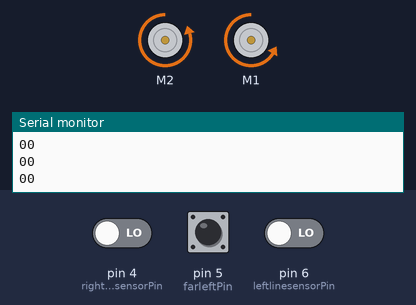
Bench run of a sketch on a simulated Arduino Uno, built with avr-gcc and run on an emulated ATmega328P. Parts: 2 × DC motor (green arrow = forward, orange = backward, longer = faster), the last lines printed to the serial monitor. The test bench sets the inputs (shaded band); at power-on: pin 4 (rightlinesensorPin) LOW, pin 6 (leftlinesensorPin) LOW, pin 5 (farleftPin) LOW.

Above: at 1.2 s.
1.3 s: pin 4 (rightlinesensorPin) driven HIGH
At 1.9 s:
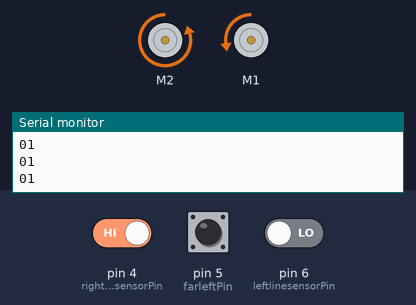
2.8 s: pin 6 (leftlinesensorPin) driven HIGH
At 3.3 s:
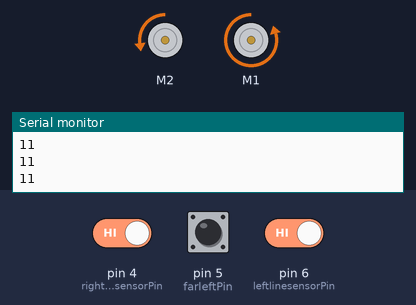
4.3 s: pin 5 (farleftPin) pulled HIGH for 3.2 s
9.0 s: pin 6 (leftlinesensorPin) driven LOW
At 9.6 s:
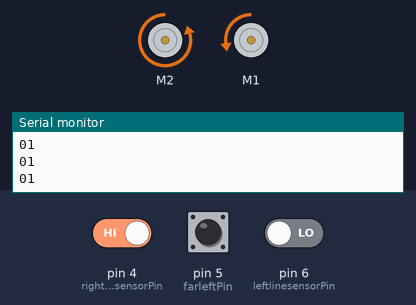
10.5 s: pin 5 (farleftPin) pulled HIGH for 0.15 s
At 12.6 s:
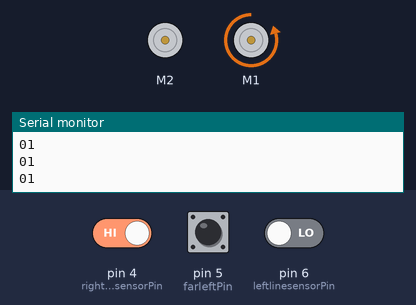
Timing chart, 0 to 13.6 s (numbered marks = the images above; inputs shaded):
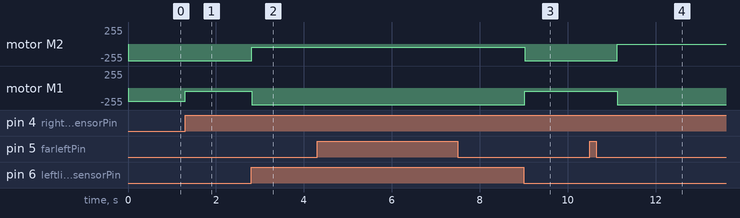

Measured:
- after the input at 1.3 s, motor M1: backward 200/255 → backward 50/255 at once
- after the input at 2.8 s, motor M2: backward 250/255 → backward 50/255 at once; motor M1: backward 50/255 → backward 250/255 at once
- after the input at 9.0 s, motor M2: backward 50/255 → backward 250/255 at once; motor M1: backward 250/255 → backward 50/255 at once
- after the input at 10.5 s, motor M2: backward 250/255 → stopped after 0.63 s; motor M1: backward 50/255 → backward 250/255 after 0.63 s

The sketch:

main.ino
```cpp
#include <Adafruit_MotorShield.h>

Adafruit_MotorShield AFMS = Adafruit_MotorShield();

Adafruit_DCMotor *leftMotor = AFMS.getMotor(2);
Adafruit_DCMotor *rightMotor = AFMS.getMotor(1);

int leftlinesensorPin = 6;
int rightlinesensorPin = 4;
int farleftPin = 5;
int farrightPin = 7;


void lineFollow() {
  while (true) {
    int valLeft = digitalRead(leftlinesensorPin); // read left input value
    Serial.print(valLeft);
    int valRight = digitalRead(rightlinesensorPin); // read right input value
    Serial.println(valRight);

    if (valLeft) {
      leftMotor->setSpeed(50);
      rightMotor->setSpeed(250);
    }
    else if (valRight) {
      rightMotor->setSpeed(50);
      leftMotor->setSpeed(250);
    }
    else {
      leftMotor->setSpeed(250);
      rightMotor->setSpeed(200);
    }

    delay(50);

    if (digitalRead(farleftPin) /*or digitalRead(farrightPin)*/) {
      break;
    }
  }
}


void turnLeft() {
  delay(500);
  leftMotor->run(FORWARD);
  delay(700);
  int val = 0;
  while(!val) {
    val = digitalRead(leftlinesensorPin);
  }
}

void turnLeft2() {
  delay(600);
  //stage 1, far triggered, stage 2 near triggered
  int stage = 1;
  leftMotor->run(FORWARD);
  rightMotor->run(BACKWARD);
  leftMotor->setSpeed(0);
  rightMotor->setSpeed(250);
  while(stage != 2){
    if(stage ==0){
      if(digitalRead(farleftPin)){
        stage =1;
      }
    }
    else{
      if(digitalRead(leftlinesensorPin)){
        leftMotor->run(BACKWARD);
  rightMotor->run(BACKWARD);
  leftMotor->setSpeed(250);
  rightMotor->setSpeed(250);
        stage =2;
        break;
      }
    }
  }

  leftMotor->run(BACKWARD);
  rightMotor->run(BACKWARD);
  leftMotor->setSpeed(250);
  rightMotor->setSpeed(250);
}

void turnRight() {
  rightMotor->setSpeed(0);
  delay(500);
  int val = 0;
  while(!val) {
    val = digitalRead(leftlinesensorPin);
  }
}

void setup() {
  // put your setup code here, to run once:
  Serial.begin(9600);           // set up Serial library at 9600 bps
    Serial.println("Adafruit Motorshield v2 - DC Motor test!");

    if (!AFMS.begin()) {         // create with the default frequency 1.6KHz
    // if (!AFMS.begin(1000)) {  // OR with a different frequency, say 1KHz
      Serial.println("Could not find Motor Shield. Check wiring.");
      while (1);
    }
    Serial.println("Motor Shield found.");

  leftMotor->setSpeed(250);
  rightMotor->setSpeed(230);
  leftMotor->run(BACKWARD);
  rightMotor->run(BACKWARD);
}

void loop() {
  lineFollow();
  delay(500);
  lineFollow();
  turnLeft2();
  lineFollow();
  turnLeft2();
  lineFollow();
  turnLeft2();


}
```
